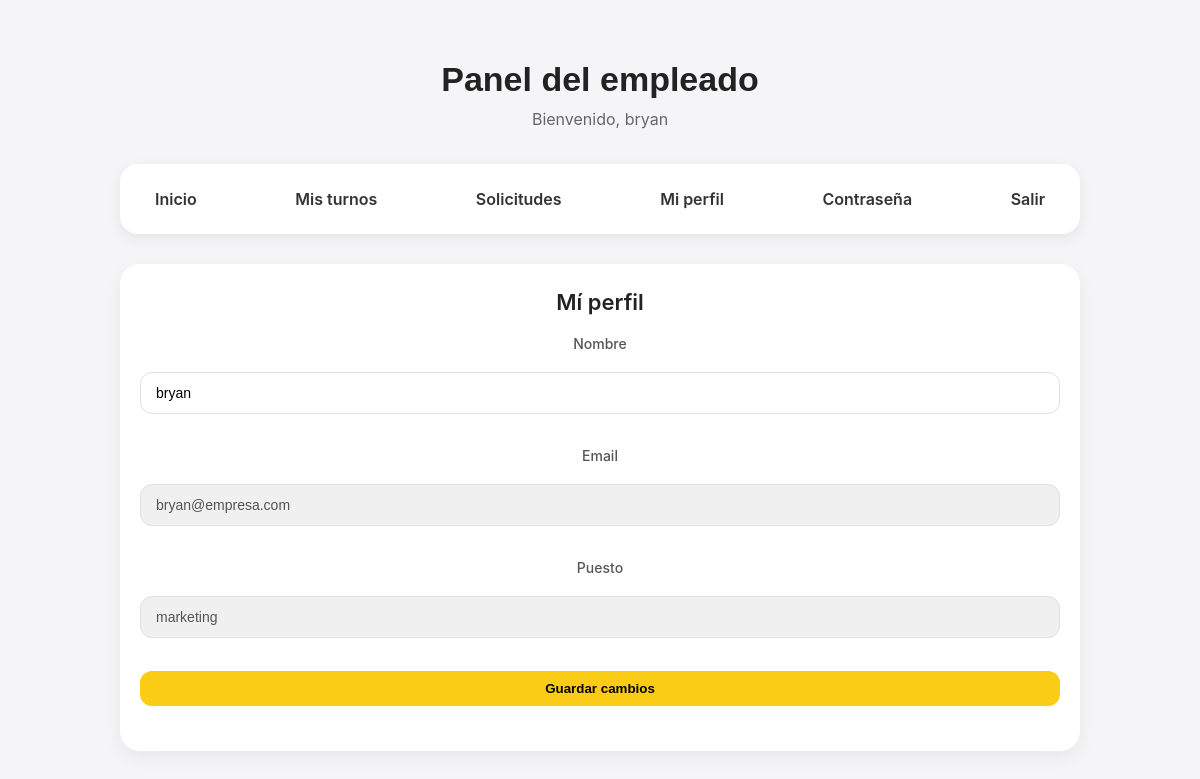
/empleado/perfil (signed in), run on the app's committed database.
### tables this page shows
CREATE TABLE usuarios (
        id INTEGER PRIMARY KEY AUTOINCREMENT,
        primer_login INTEGER DEFAULT 1,
        nombre TEXT NOT NULL,
        email TEXT NOT NULL UNIQUE,
        password TEXT NOT NULL,
        rol TEXT NOT NULL CHECK (rol IN ('admin', 'empleado'))
    );

CREATE TABLE empleados (
        id INTEGER PRIMARY KEY AUTOINCREMENT,
        usuario_id INTEGER NOT NULL UNIQUE,
        puesto TEXT,
        FOREIGN KEY (usuario_id) REFERENCES usuarios(id) ON DELETE CASCADE
    );

### app.py (the view, shortened to what this page needs)
@app.route("/empleado/perfil", methods=["GET", "POST"])
def empleado_perfil():
    if "usuario_id" not in session or session.get("rol") != "empleado":
        return redirect(url_for("home"))
    conn = get_db_connection()
    cursor = conn.cursor()
    cursor.execute("SELECT nombre, email FROM usuarios WHERE id = ?", (session["usuario_id"],))
    usuario = cursor.fetchone()
    cursor.execute("SELECT puesto FROM empleados WHERE usuario_id = ?", (session["usuario_id"],))
    empleado = cursor.fetchone()
    if usuario is None:
        conn.close()
        return redirect(url_for("logout"))
    conn.close()
    return render_template("empleado/perfil.html", usuario=usuario, empleado=empleado)

### app.py (called while the page is built)
def get_db_connection():
    conn = sqlite3.connect("database.db")
    conn.row_factory = sqlite3.Row
    conn.execute("PRAGMA foreign_keys = ON")
    return conn

### templates/empleado/perfil.html (shortened to what this page needs)
{% extends 'empleado/layout.html' %}
{% block content %}
<div class="empleado-card perfil-section">
    <h2>Mí perfil</h2>
    <form method="POST">
        <label>Nombre</label>
        <input type="text" name="nombre" value="{{ usuario['nombre'] }}" required>
        <label>Email</label>
        <input type="email" value="{{ usuario['email'] }}" disabled>
        <label>Puesto</label>
        <input type="text" value="{{ empleado['puesto'] }}" disabled>
        <button type="submit">Guardar cambios</button>
    </form>
</div>
{% endblock %}

### templates/empleado/layout.html (shortened to what this page needs)
<!DOCTYPE html>
<html lang="es">
<head>
    <link rel="stylesheet" href="{{ url_for('static', filename='style.css') }}">
</head>
<body>
<div class="empleado-container">
    <div class="empleado-header">
        <h1>Panel del empleado</h1>
        <p class="subtitle">Bienvenido, {{ session.get('nombre') }}</p>
    </div>
    <nav class="empleado-nav">
        <a href="{{ url_for('empleado_dashboard') }}">Inicio</a>
        <a href="{{ url_for('empleado_turnos') }}">Mis turnos</a>
        <a href="{{ url_for('empleado_solicitudes') }}">Solicitudes</a>
        <a href="{{ url_for('empleado_perfil') }}">Mi perfil</a>
        <a href="{{ url_for('empleado_cambiar_password') }}">Contraseña</a>
        <a href="{{ url_for('logout') }}">Salir</a>
    </nav>
    {% block content %}{% endblock %}
</div>
</body>
</html>

### static/style.css (style rules this page uses)
* { margin: 0; padding: 0; box-sizing: border-box; }
body { font-family: -apple-system, BlinkMacSystemFont, "Segoe UI", sans-serif; background-color: #f5f5f7; min-height: 100vh; }
.empleado-container { max-width: 1000px; margin: 40px auto; padding: 20px; }
.empleado-header { text-align: center; margin-bottom: 35px; }
.empleado-header h1 { font-family: 'Nordhin', sans-serif; font-size: 34px; color: #222; margin-bottom: 10px; }
.empleado-header .subtitle { font-size: 16px; color: #666; }
.empleado-nav { background-color: #ffffff; padding: 15px 20px; border-radius: 18px; box-shadow: 0 4px 14px rgba(0,0,0,0.07); margin-bottom: 30px; display: flex; justify-content: space-between; flex-wrap: wrap; }
.empleado-nav a { text-decoration: none; font-weight: 600; color: #333; padding: 10px 15px; border-radius: 12px; transition: 0.3s; }
.empleado-card { background-color: #ffffff; padding: 30px 25px; border-radius: 20px; box-shadow: 0 8px 20px rgba(0,0,0,0.05); margin-bottom: 30px; }
.empleado-card h2 { font-size: 24px; font-weight: 600; color: #222; margin-bottom: 20px; }
.empleado-card input, .empleado-card select, .empleado-card textarea { width: 100%; padding: 12px 15px; margin-bottom: 18px; border-radius: 12px; border: 1px solid #e0e0e0; font-size: 14px; transition: 0.2s ease; }
.empleado-card button { width: 100%; padding: 14px; border-radius: 12px; border: none; background-color: #facc15; color: #000; font-weight: 600; cursor: pointer; transition: 0.3s; }
.perfil-section label { font-size: 14px; font-weight: 500; color: #444; margin-bottom: 6px; }
.perfil-section input[disabled] { background-color: #f0f0f0; cursor: not-allowed; }
.empleado-card { background-color: #ffffff; padding: 25px 20px; border-radius: 20px; box-shadow: 0 6px 18px rgba(0,0,0,0.06); margin-bottom: 30px; }
.empleado-card h2 { font-size: 22px; font-weight: 600; color: #222; margin-bottom: 20px; text-align: center; }
.empleado-card form { display: flex; gap: 15px; flex-wrap: wrap; justify-content: center; margin-bottom: 20px; }
.empleado-card form label { font-weight: 500; color: #555; margin-bottom: 5px; }
.empleado-card form button { padding: 10px 20px; border-radius: 12px; border: none; background-color: #facc15; color: #000; font-weight: 600; cursor: pointer; transition: 0.3s ease; }

### data on the page
usuarios: get "bryan", nombre "bryan", email "bryan@empresa.com"
empleados: puesto "marketing"
